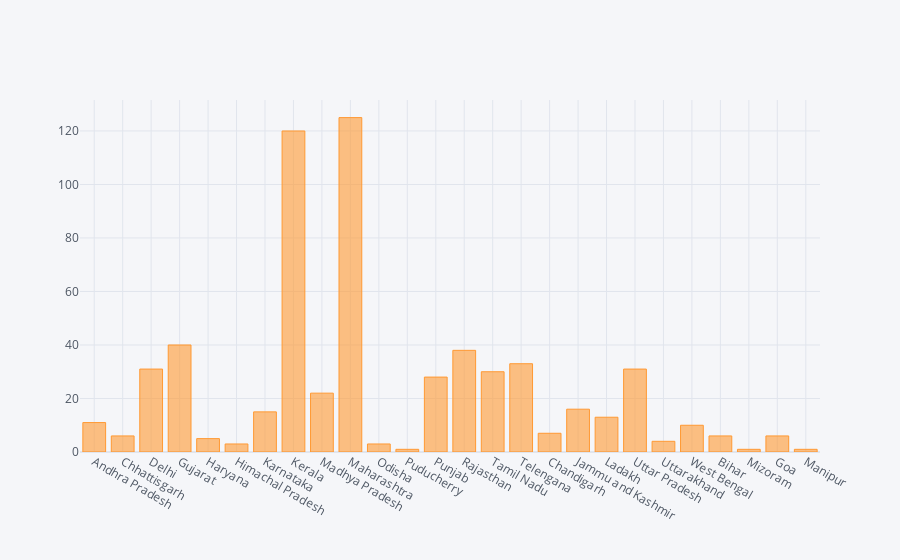

The cell this chart's notebook holds for it:
### Code cell
df.iplot(kind='bar',x='Name of State / UT',y='Active cases')

### Figure 1 — Plotly figure (JSON) as saved in the notebook; plotly's stock layout.template omitted (floating-point values rounded to 4 significant figures)
{"data": [{"marker": {"color": "rgba(255, 153, 51, 0.6)", "line": {"color": "rgba(255, 153, 51, 1.0)", "width": 1}}, "name": "Active cases", "orientation": "v", "text": "", "type": "bar", "x": ["Andhra Pradesh", "Chhattisgarh", "Delhi", "Gujarat", "Haryana", "Himachal Pradesh", "Karnataka", "Kerala", "Madhya Pradesh", "Maharashtra", "Odisha", "Puducherry", "Punjab", "Rajasthan", "Tamil Nadu", "Telengana", "Chandigarh", "Jammu and Kashmir", "Ladakh", "Uttar Pradesh", "Uttarakhand", "West Bengal", "Bihar", "Mizoram", "Goa", "Manipur"], "y": [11, 6, 31, 40, 5, 3, 15, 120, 22, 125, 3, 1, 28, 38, 30, 33, 7, 16, 13, 31, 4, 10, 6, 1, 6, 1]}], "layout": {"legend": {"bgcolor": "#F5F6F9", "font": {"color": "#4D5663"}}, "paper_bgcolor": "#F5F6F9", "plot_bgcolor": "#F5F6F9", "title": {"font": {"color": "#4D5663"}}, "xaxis": {"gridcolor": "#E1E5ED", "showgrid": true, "tickfont": {"color": "#4D5663"}, "title": {"font": {"color": "#4D5663"}, "text": ""}, "zerolinecolor": "#E1E5ED"}, "yaxis": {"gridcolor": "#E1E5ED", "showgrid": true, "tickfont": {"color": "#4D5663"}, "title": {"font": {"color": "#4D5663"}, "text": ""}, "zerolinecolor": "#E1E5ED"}}}
